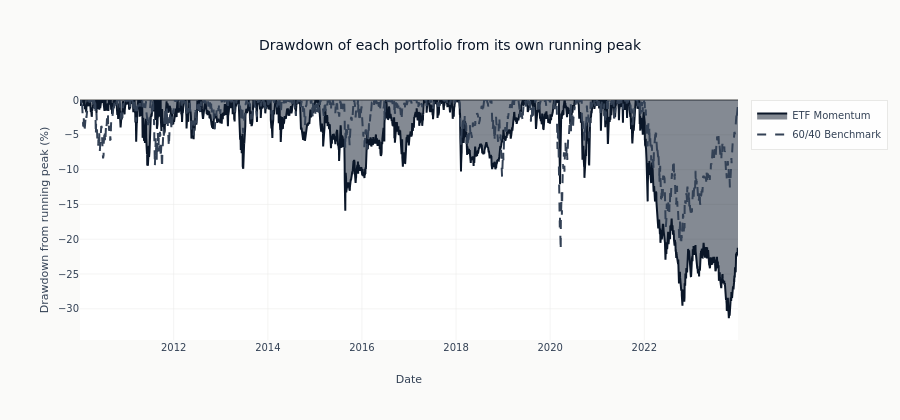

Source (notebook cell):
### Code cell
strategy_dd = compute_drawdown(portfolio_value, INITIAL_CASH)
benchmark_dd = compute_drawdown(benchmark_value, INITIAL_CASH)

fig = go.Figure()
fig.add_trace(
    go.Scatter(
        x=dates,
        y=strategy_dd * 100,
        name="ETF Momentum",
        fill="tozeroy",
        line=dict(color=COLORS["blue"]),
    )
)
fig.add_trace(
    go.Scatter(
        x=dates,
        y=benchmark_dd * 100,
        name="60/40 Benchmark",
        line=dict(color=COLORS["neutral"], dash="dash"),
    )
)
fig.update_layout(
    title="Drawdown of each portfolio from its own running peak",
    xaxis_title="Date",
    yaxis_title="Drawdown from running peak (%)",
    height=420,
)
fig.update_yaxes(range=[min(strategy_dd.min(), benchmark_dd.min()) * 110, 0])
fig.show()

### Figure 1 — Plotly figure (JSON) as saved in the notebook; plotly's stock layout.template omitted (floating-point values rounded to 4 significant figures; data arrays with more than 128 entries replaced by an {"elided": "..."} marker saying what was removed)
{"data": [{"fill": "tozeroy", "line": {"color": "#0a1628"}, "name": "ETF Momentum", "type": "scatter", "x": {"elided": "3522 str values"}, "y": {"elided": "3522 float values"}}, {"line": {"color": "#334155", "dash": "dash"}, "name": "60/40 Benchmark", "type": "scatter", "x": {"elided": "3522 str values"}, "y": {"elided": "3522 float values"}}], "layout": {"height": 420, "title": {"text": "Drawdown of each portfolio from its own running peak"}, "xaxis": {"title": {"text": "Date"}}, "yaxis": {"range": [-34.48, 0], "title": {"text": "Drawdown from running peak (%)"}}}}
